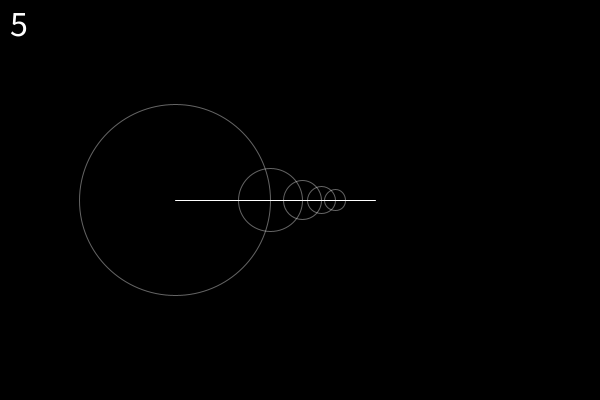
Frame 1 (no input)
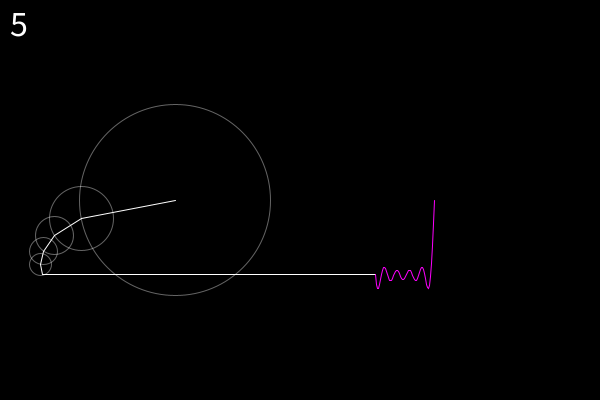
Frame 60 (the mouse pressed at the canvas centre just before this capture)
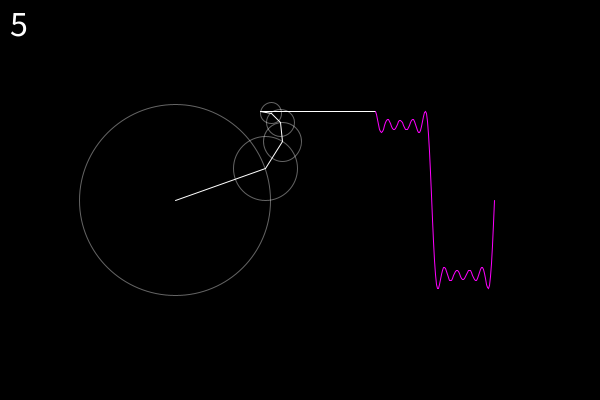
Frame 120 (the mouse held since frame 60 and released just before this capture)

The Processing sketch that drew these frames (run headless with seeded random() and noise(); from frame 60 on, the mouse is pressed at the canvas centre):

// Processing sketch: Fourier_Series
// ── Fourier_Series.pde
// Coding Train
// Coding Challenge 125 - Fourier Series
// https://www.youtube.com/watch?v=Mm2eYfj0SgA&list=PLRqwX-V7Uu6ZiZxtDDRCi6uhfTH4FilpH&index=180

// JavaScript conversion

float time = 0;
ArrayList<Float> wave;

int value = 5;

void setup(){
  size(600, 400);
  
  wave = new ArrayList<Float>();
  
  println("Right click to increase value; left click to decrease.");
  println("Range is 1 to 10.");
  
  //frameRate(10);
}

void draw(){
  background(0);
  textSize(36);
  textAlign(LEFT, TOP);
  text(value, 10, 10);
  translate(175, 200);

  float x = 0;
  float y = 0;
  float radius = 0;
  
  for (int i = 0; i < value; i++){
    float prevX = x;
    float prevY = y;
    
    int n = i * 2 + 1;
    radius = 75 * (4 / (n * PI));
    x += radius * cos(n * time);
    y += radius * sin(n * time);

    stroke(255, 100);
    noFill();
    ellipse(prevX, prevY, radius * 2, radius * 2);
  
    fill(255);
    stroke(255);
    line(prevX, prevY, x, y);    
  }
  
  wave.add(0, y);
  translate(200, 0);
  line(x - 200, y, 0, y);  

  beginShape();
    noFill();
    stroke(255, 0, 255);
    for (int i = 0; i < wave.size(); i++){
      vertex(i, wave.get(i));
    }
  endShape();
  
  time += 0.05;
  
  if (wave.size() > 250){
    wave.remove(wave.size() - 1);
  }
}

void mouseClicked(){
  if (mouseButton == LEFT && value > 1){
    value--;
  }
  if (mouseButton == RIGHT && value < 10){
    value++;
  }
}
